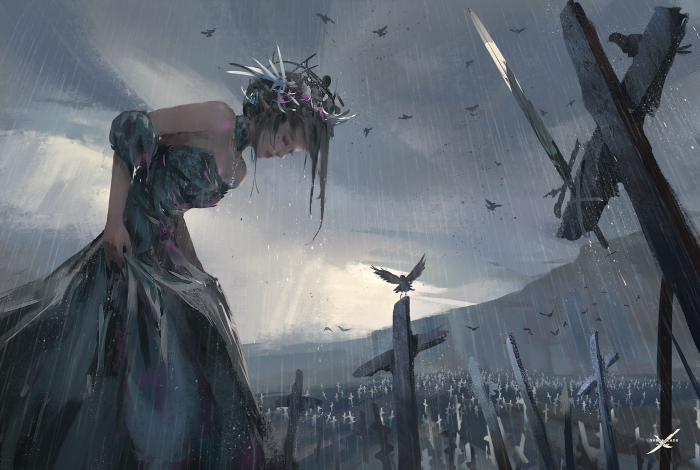
#> input picture openCV_exercises/52870588_p0.jpg, 1400 x 940 px (shown at 1/2 size)
$ python pyramid.py
#> lines starting #> are read from the running program, lines starting #| are printed output that depends on the picture
import cv2
import numpy as np
from matplotlib import pyplot as plt

img = cv2.imread("52870588_p0.jpg")
#> img is the input picture: shape (940, 1400, 3); mean B, G, R 108.2, 100, 93.1

lr = cv2.pyrDown(img)
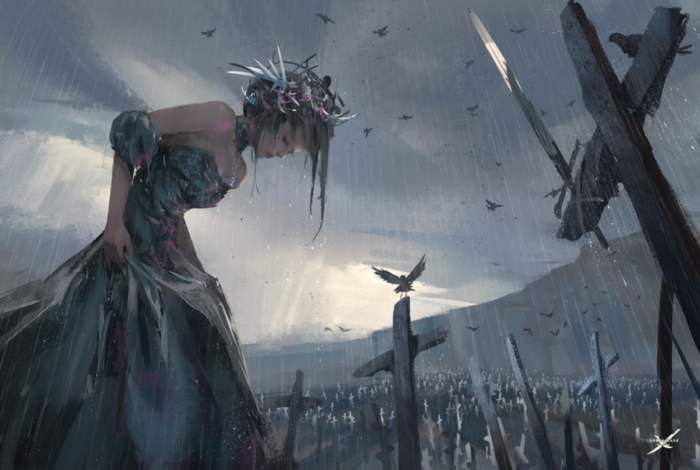
#> lr: shape (470, 700, 3); mean B, G, R 108.2, 100, 93.1
lr2 = cv2.pyrDown(lr)
hr = cv2.pyrUp(lr2)

cv2.imshow('Original IMG', img)
cv2.imshow('pyrDOWN', lr)
cv2.imshow('pyrDOWN2', lr2)
cv2.imshow('pyrUP', hr)

cv2.waitKey(0)
cv2.destroyAllWindows()

$ run again, with openCV_exercises/RandomColor.png saved as openCV_exercises/52870588_p0.jpg
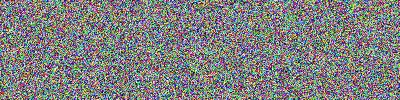
#> input picture openCV_exercises/RandomColor.png, 400 x 100 px
#> img is the input picture: shape (100, 400, 3); mean B, G, R 127.6, 127.3, 127
#> `lr = cv2.pyrDown(img)`:
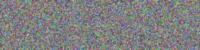
#> lr: shape (50, 200, 3); mean B, G, R 127.6, 127.3, 127
#> `lr2 = cv2.pyrDown(lr)`:
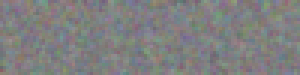
#> lr2: shape (25, 100, 3) (shown 3 times larger); mean B, G, R 127.6, 127.3, 127
